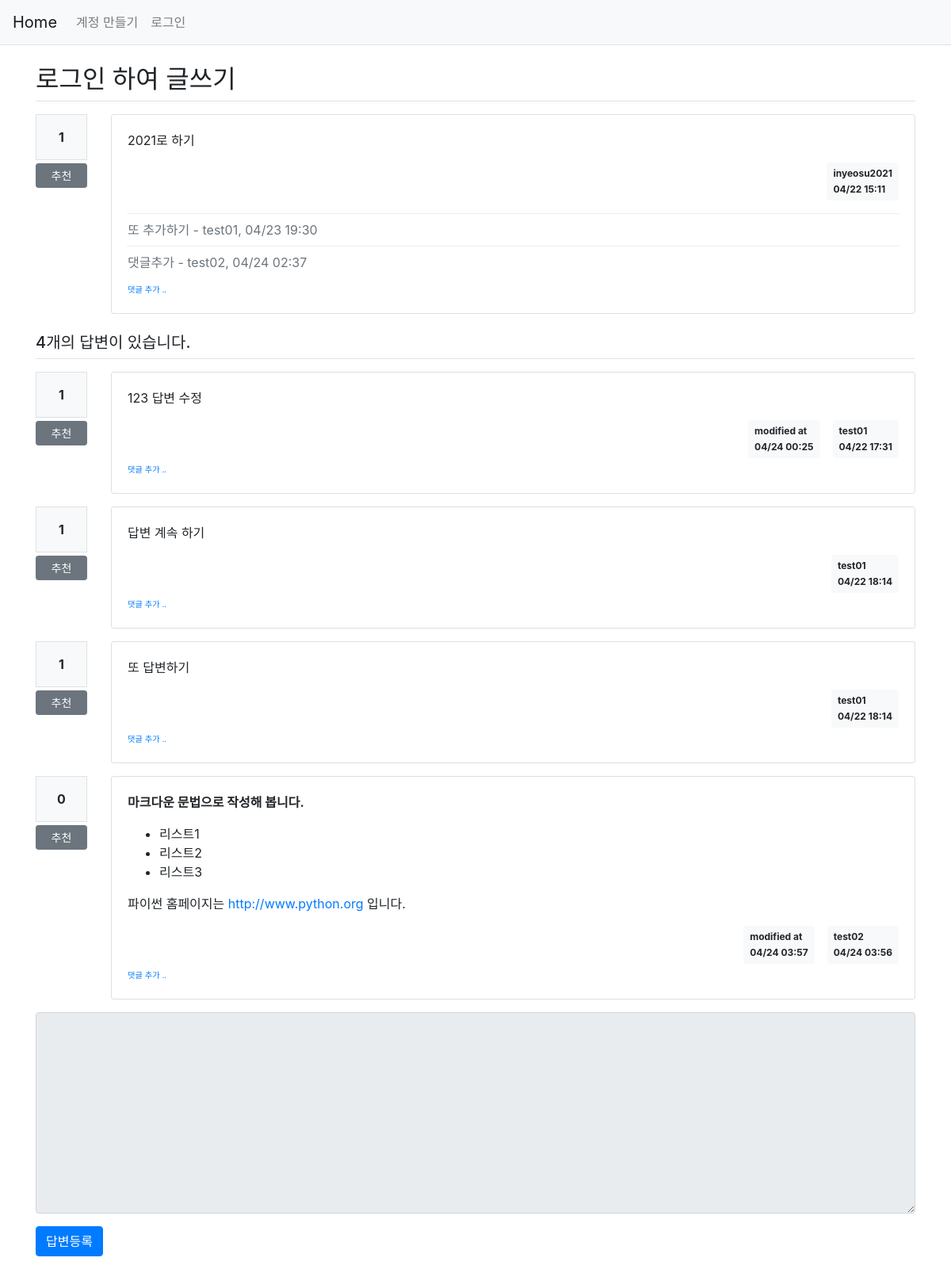
The page /question/detail/105/ on the database as committed earlier.
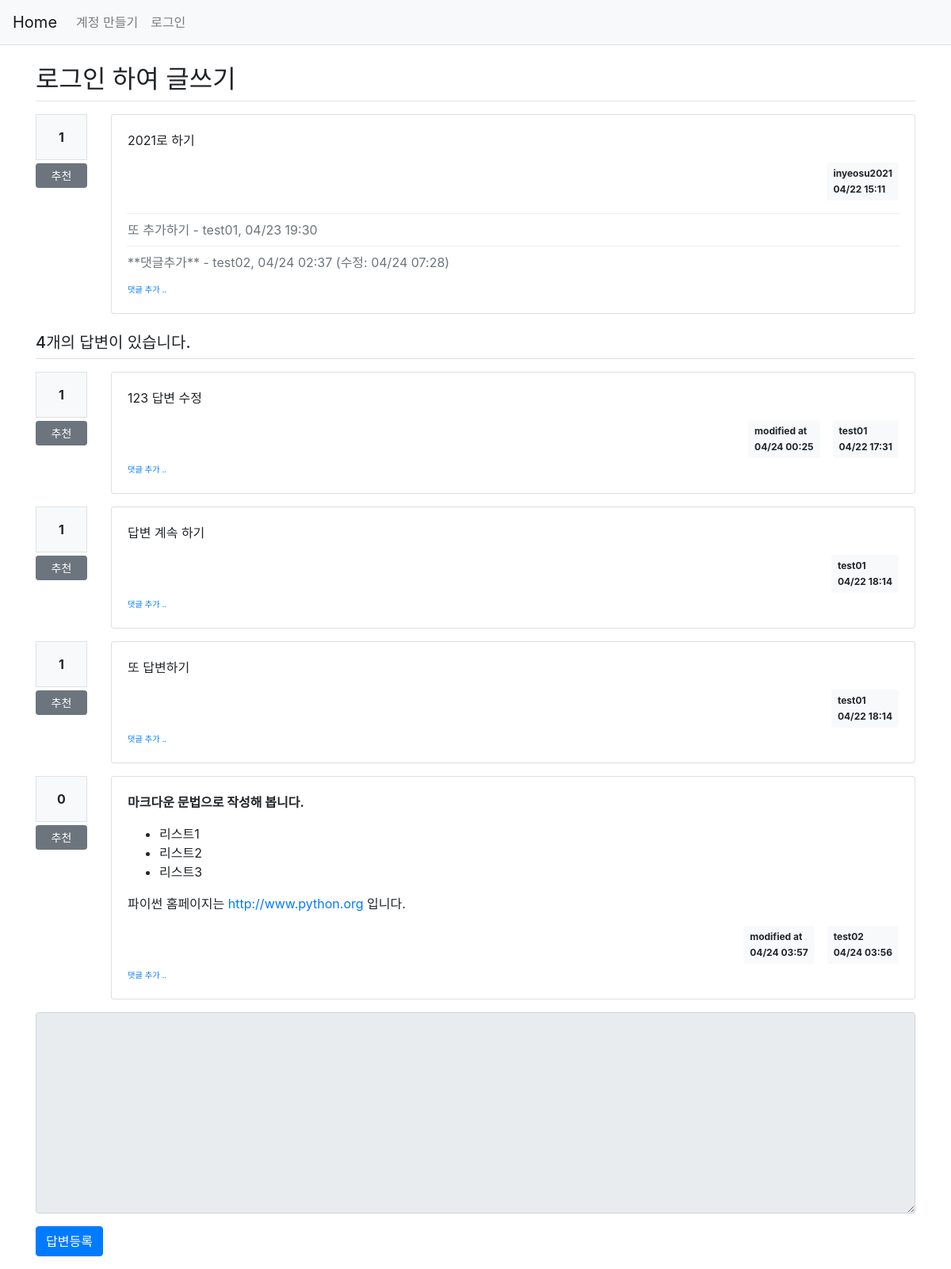
The same page on the database as committed later.
### pybo/models.py (models this page shows)
class Comment(db.Model):
    id = db.Column(db.Integer, primary_key=True)
    user_id = db.Column(db.Integer, db.ForeignKey(
        'user.id', ondelete='CASCADE'), nullable=False)
    user = db.relationship('User', backref=db.backref('comment_set'))
    content = db.Column(db.Text(), nullable=False)
    create_date = db.Column(db.DateTime(), nullable=False)
    modify_date = db.Column(db.DateTime())
    question_id = db.Column(db.Integer, db.ForeignKey(
        'question.id', ondelete='CASCADE'), nullable=True)
    question = db.relationship('Question', backref=db.backref('comment_set'))
    answer_id = db.Column(db.Integer, db.ForeignKey(
        'answer.id', ondelete='CASCADE'), nullable=True)
    answer = db.relationship('Answer', backref=db.backref('comment_set'))

class User(db.Model):
    id = db.Column(db.Integer, primary_key=True)
    username = db.Column(db.String(150), nullable=False, unique=True)
    password = db.Column(db.String(200), nullable=False)
    email = db.Column(db.String(120), nullable=False, unique=True)

### pybo/views/question_views.py (the view)
@bp.route('/detail/<int:question_id>/')
def detail(question_id):
    form = AnswerForm()
    question = Question.query.get_or_404(question_id)
    return render_template('question/question_detail.html', question=question, form=form)

### pybo/forms.py
class AnswerForm(FlaskForm):
    content = TextAreaField('입력오류', validators=[DataRequired('답변내용을 입력해 주세요')])

### pybo/filter.py (called while the page is built)
def format_datetime1(value, fmt=' %m/%d  %H:%M'):
    return value.strftime(fmt)

### pybo/views/auth_views.py (called while the page is built)
@bp.before_app_request
def load_logged_in_user():
    user_id = session.get('user_id')
    if user_id is None:
        g.user = None
    else:
        g.user = User.query.get(user_id)

### pybo/templates/question/question_detail.html (shortened to what this page needs)
{% extends 'base.html' %}
{% block content %}
<div class="container my-3">
    <h2 class="border-bottom py-2">{{ question.subject }}</h2>
    <div class="row my-3">
        <div class="col-1">
            <div class="bg-light text-center p-3 border font-weight-bolder mb-1">{{ question.voter|length }}</div>
            <a href="#" data-uri="{{url_for('vote.question', question_id=question.id) }}"
            class="recommend btn btn-sm btn-secondary btn-block my-1">추천</a>
        </div>
        <div class="col-11">
            <div class="card">
                <div class="card-body">
            <div class="card-text">{{ question.content|markdown }}</div>
            <div class="d-flex justify-content-end">
                <div class="badge badge-light p-2 text-left">
                    <div class="mb-2">{{ question.user.username }}</div>
                    <div>{{ question.create_date|datetime1 }}</div>
                </div>
            </div>
            {% if question.comment_set|length > 0 %}
            <div class="mt-3">
            {% for comment in question.comment_set %}
                <div class="comment py-2 text-muted">
                    <span style="white-space: pre-line;">{{ comment.content }}</span>
                    <span>
                        - {{ comment.user.username }}, {{ comment.create_date|datetime1 }}
                        {% if comment.modify_date %}
                        (수정:{{ comment.modify_date|datetime1 }})
                        {% endif %}
                    </span>
                </div>
            {% endfor %}
            </div>
            {% endif %}
            <div>
                <a href="{{ url_for('comment.create_question', question_id=question.id) }}"
                   class="small"><small>댓글 추가 ..</small></a>
            </div>
            </div>
        </div>
    </div>
</div>
    <h5 class="border-bottom my-3 py-2">{{ question.answer_set|length }}개의 답변이 있습니다.</h5>
    {% for answer in question.answer_set %}
    <div class="row my-3">
        <div class="col-1">
            <div class="bg-light text-center p-3 border font-weight-bolder mb-1">{{ answer.voter|length }}</div>
            <a href="#" data-uri="{{ url_for('vote.answer', answer_id=answer.id) }}"
            class="recommend btn btn-sm btn-secondary btn-block my-1">추천</a>
        </div>
        <div class="col-11">
            <div class="card">
            <div class="card-body">
            <div class="card-text">{{ answer.content|markdown }}</div>
            <div class="d-flex justify-content-end">
                {% if answer.modify_date %}
                <div class="badge badge-light p-2 text-left mx-3">
                    <div class="mb-2">modified at</div>
                    <div>{{ answer.modify_date|datetime1 }}</div>
                </div>
                {% endif %}
                <div class="badge badge-light p-2 text-left">
                    <div class="mb-2">{{ answer.user.username }}</div>
                    <div>{{ answer.create_date|datetime1 }}</div>
                </div>
            </div>
            <div>
                <a href="{{ url_for('comment.create_answer', answer_id=answer.id) }}"
                   class="small"><small>댓글 추가 ..</small></a>
            </div>
                </div>
            </div>
        </div>
    </div>
    {% endfor %}
    <form action="{{ url_for('answer.create', question_id=question.id) }}" method="post" class="my-3">
        <div class="form-group">
            <textarea {% if not g.user %}disabled{% endif %}
                    name="content" id="content" class="form-control" rows="10"></textarea>
        </div>
        <input type="submit" value="답변등록" class="btn btn-primary">
    </form>
</div>
{% endblock %}

Rows that differ between the two databases and show on the page:
changed Comment "test02": content "댓글추가" → "**댓글추가**"; modify_date (not shown) → "04/24 07:28"
